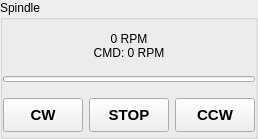
<?xml version='1.0' encoding='utf-8'?>
<ui version="4.0">
 <widget class="QGroupBox" name="spindleGroup">
  <property name="title">
   <string>Spindle</string>
  </property>
  <layout class="QVBoxLayout">
   <property name="spacing">
    <number>8</number>
   </property>
   <property name="leftMargin">
    <number>0</number>
   </property>
   <property name="topMargin">
    <number>4</number>
   </property>
   <property name="rightMargin">
    <number>0</number>
   </property>
   <property name="bottomMargin">
    <number>4</number>
   </property>

   <!-- DIGITAL DISPLAY FRAME -->
   <item>
    <widget class="QFrame" name="spindle_display_frame">
     <layout class="QVBoxLayout">
      <property name="spacing">
       <number>0</number>
      </property>
      <property name="leftMargin">
       <number>6</number>
      </property>
      <property name="topMargin">
       <number>8</number>
      </property>
      <property name="rightMargin">
       <number>6</number>
      </property>
      <property name="bottomMargin">
       <number>8</number>
      </property>

      <!-- ACTUAL RPM -->
      <item>
       <widget class="QLabel" name="lbl_spindle_ist">
        <property name="text"><string>0 RPM</string></property>
        <property name="alignment"><set>Qt::AlignmentFlag::AlignCenter</set></property>
       </widget>
      </item>

      <!-- TARGET RPM -->
      <item>
       <widget class="QLabel" name="lbl_spindle_soll">
        <property name="text"><string>CMD: 0 RPM</string></property>
        <property name="alignment"><set>Qt::AlignmentFlag::AlignCenter</set></property>
       </widget>
      </item>
     </layout>
    </widget>
   </item>

   <!-- LOAD BAR -->
   <item>
    <widget class="QProgressBar" name="spindle_load_bar">
     <property name="minimumSize">
      <size><width>0</width><height>6</height></size>
     </property>
     <property name="maximumSize">
      <size><width>16777215</width><height>6</height></size>
     </property>
     <property name="textVisible"><bool>false</bool></property>
    </widget>
   </item>

   <!-- BUTTONS -->
   <item>
    <layout class="QHBoxLayout">
     <property name="spacing">
      <number>6</number>
     </property>
     <property name="topMargin">
      <number>8</number>
     </property>
     <item>
      <widget class="QPushButton" name="btn_spindle_fwd">
       <property name="minimumSize">
        <size><width>0</width><height>34</height></size>
       </property>
       <property name="text"><string>CW</string></property>
       <property name="font">
        <font><pointsize>11</pointsize><bold>true</bold></font>
       </property>
      </widget>
     </item>
     <item>
      <widget class="QPushButton" name="btn_spindle_stop">
       <property name="minimumSize">
        <size><width>0</width><height>34</height></size>
       </property>
       <property name="text"><string>STOP</string></property>
       <property name="font">
        <font><pointsize>11</pointsize><bold>true</bold></font>
       </property>
      </widget>
     </item>
     <item>
      <widget class="QPushButton" name="btn_spindle_rev">
       <property name="minimumSize">
        <size><width>0</width><height>34</height></size>
       </property>
       <property name="text"><string>CCW</string></property>
       <property name="font">
        <font><pointsize>11</pointsize><bold>true</bold></font>
       </property>
      </widget>
     </item>
    </layout>
   </item>

  </layout>
 </widget>
</ui>
